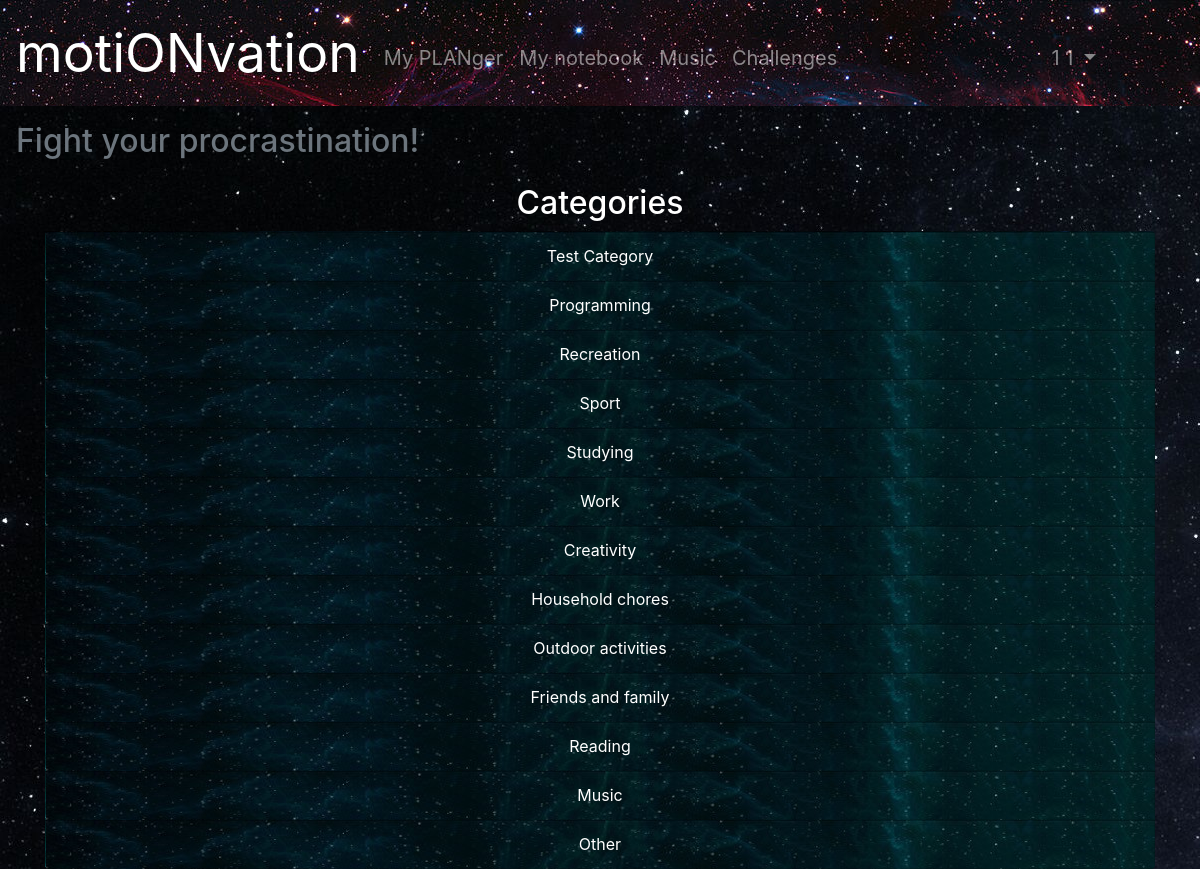
Page /categories (signed in) on the committed database.
### motionvation/data/models/categories.py (models this page shows)
class Category(SqlAlchemyBase, SerializerMixin):
    __tablename__ = 'categories'
    id = Column(Integer, primary_key=True, autoincrement=True)
    title = Column(String, nullable=True)
    user_id = Column(Integer, ForeignKey('users.id'))
    user = orm.relation('User')

### motionvation/application.py (the view)
@app.route('/categories')
@login_required
def categories():
    db = db_session.create_session()
    categories = db.query(Category).filter(Category.user_id == admin_id).all().copy()
    return render_template('categories.html', categories=categories, useracc=(current_user.name + ' ' + current_user.surname))

### motionvation/application.py (called while the page is built)
@login_manager.user_loader
def load_user(user_id):
    db = db_session.create_session()
    return db.query(User).get(user_id)

### motionvation/data/db_session.py (called while the page is built)
def create_session() -> orm.Session:
    global __factory
    return __factory()

### motionvation/templates/categories.html
{% extends 'base.html' %}
{% block content %}
<main class='text-center'>
        <h2>Categories</h2>
        <div class="container">
        <ul class="list-group">
            {% for category in categories %}
            <li class="list-group-item list-group-flush list-group-color">{{ category.title }}</li>
            {% endfor %}
        </ul>
        </div>
    </main>
{% endblock %}

### motionvation/static/css/style9.css (style rules this page uses)
body { background: url(../img/7.jpg); color: #fff; }
.list-group-color { background: url(../img/1.jpg); }

### rows in the picture
Category: title "Test Category"
Category: title "Programming"
Category: title "Recreation"
Category: title "Sport"
Category: title "Studying"
Category: title "Work"
Category: title "Creativity"
Category: title "Household chores"
Category: title "Outdoor activities"
Category: title "Friends and family"
Category: title "Reading"
Category: title "Music"
Category: title "Other"

### other values in the picture
{{ useracc }} "1 1"
